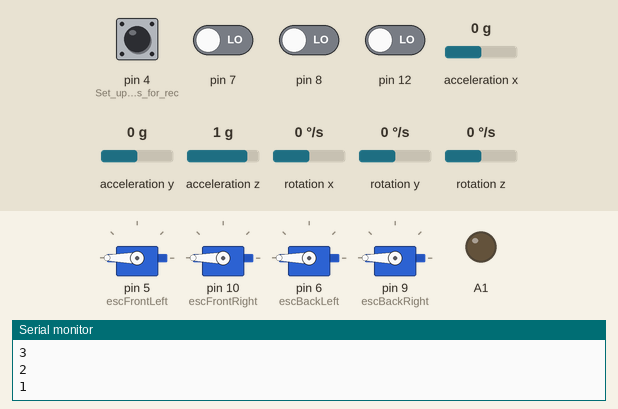
This sketch was run on a simulated Arduino Uno, built with avr-gcc and run on an emulated ATmega328P. On the bench: 4 × servo, output pins drawn as LEDs (lit = HIGH), the last lines printed to the serial monitor. Wiring (inferred from the names in the program): MPU-6050 motion sensor at I2C address 0x68. The test bench sets the inputs (shaded band); at power-on: pin 4 (Set_up_input_pins_for_rec), pin 7, pin 8, pin 12 LOW, acceleration z 1 g, acceleration x 0 g, acceleration y 0 g, rotation x 0 °/s, rotation y 0 °/s, rotation z 0 °/s.

Above: at 2.5 s.
At 4.5 s:
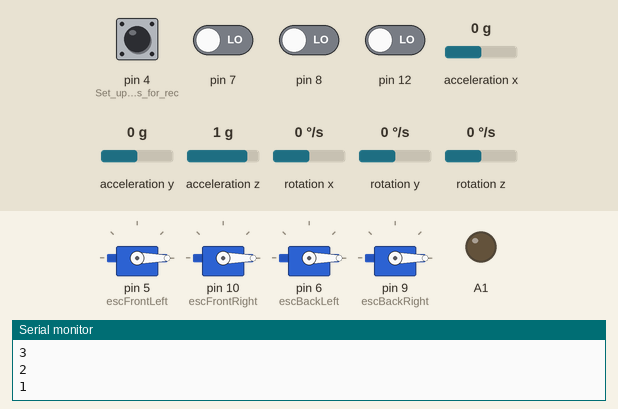
At 12.7 s:
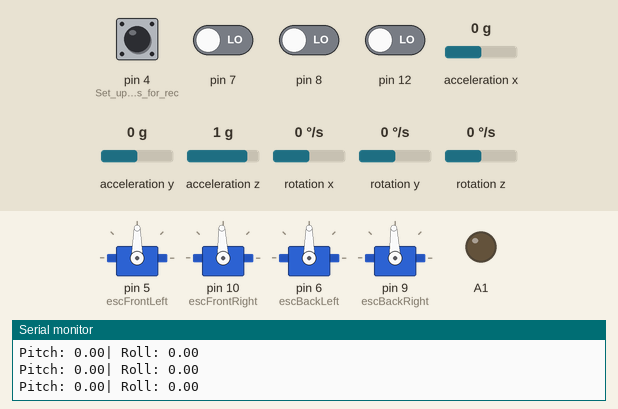
12.8 s: acceleration z set to 0 g
Timing chart, 0 to 15.8 s (numbered marks = the images above; inputs shaded):
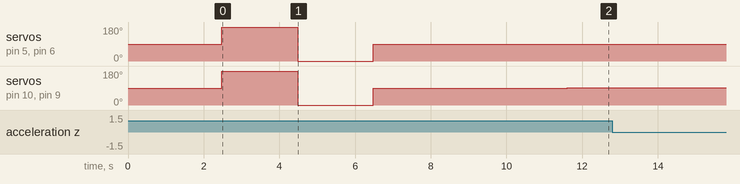

The sketch:

QuadcopterCode.ino
```cpp
/*
 * Construction Notes
 *
 *       ESC Layout
 *      (1)     (2)
 *         \   /
 *          ( )
 *         /   \
 *      (4)     (3)
 *
 * Pins in use:
 * ESC Pins: 5, 10, 9, 6 (1,2,3,4)
 * RC Pins: 4, 7, 8, 12 (Throttle, Altitude, Elevation, Ruddor)
 * Sonar Pins: A1, A2 (Trig, Echo)
 * Gyroscope Pins: A4, A5 (SDA, SCL)
 */
#include <Wire.h>
#include <Servo.h>
#include "Ultrasonic.h"
#define sensor(A0)

Ultrasonic ultrasonic(A1,A2); //Can change pins later if need be
Servo escFrontLeft; //ESC Stuff
Servo escFrontRight;
Servo escBackLeft;
Servo escBackRight;
int val;

//These values are input target values as recieved from the remote controller
double throtle; // Reciever Stuff
float pitch;
float roll;
double yaw;

int distance; // Sonar

// Movement Stuff
int moveNumber; //Determines how severly pitching, yawing, or rolling effects quadcopter.

//IMU(accelerometer stuff)
double gyro_x, gyro_y, gyro_z;
long acc_x, acc_y, acc_z, acc_total_vector;
double gyro_x_cal, gyro_y_cal, gyro_z_cal;
long loop_timer;
float angle_pitch, angle_roll;
int angle_pitch_buffer, angle_roll_buffer;
boolean set_gyro_angles;
float angle_roll_acc, angle_pitch_acc;
float angle_pitch_output, angle_roll_output;
float angle_pitch_output_cal, angle_roll_output_cal;


char sensorItterator;

/*
 * General Structure for PID controller
 * coefficient terms need to manually tuned to our drone
 * This structure is designed to work with the calculatePID method to get our adjustment factor for pitch and roll calculations
 * Since pitch and roll are determined by difference between front and back; left and right respectively, PID is used to calculate
 * adjustment to these values
 */

struct PID{
  unsigned long timeNow;  //time stored in PID for integral accumulator and derivative calculator;
  double target;
  double integralAccumulator;
  double derivative;
  double value;
  double proportionalCoefficient;
  double integralCoefficient;
  double derivativeCoefficient;
};

//PID variables
  struct PID pitchPID;
  struct PID rollPID;
  //Initialize calculated PID's
  double pitchAdjustment;
  double rollAdjustment;

void setup() {
  pinMode(4,INPUT); // Set up input pins for reciever
  pinMode(7,INPUT);
  pinMode(8,INPUT);
  pinMode(12,INPUT);
  Serial.begin(57600);

  //Initialize PID's here

  //Initialize PID coefficients
  pitchPID.integralCoefficient = 0;
  pitchPID.derivativeCoefficient = 0;//0.2
  pitchPID.proportionalCoefficient = 1;
  rollPID.integralCoefficient = 0;//0.001
  rollPID.derivativeCoefficient = 0.2;//0.2;
  rollPID.proportionalCoefficient = 1;
  //Initialize PID other values:
  pitchPID.target = 0; //Need to decide if this value should be transformed into an angle
  pitchPID.timeNow = millis();
  pitchPID.integralAccumulator = 0;
  rollPID.target = 0;
  rollPID.timeNow = millis();
  rollPID.integralAccumulator = 0;

  //initialize mpu6050
  Wire.begin();

  setup_mpu_6050_registers();                                          //Setup the registers of the MPU-6050 (500dfs / +/-8g) and start the gyro

  int itterations = 500;
  for (int cal_int = 0; cal_int < itterations ; cal_int ++){                  //Run this code 2000 times
    read_mpu_6050_data();                                              //Read the raw acc and gyro data from the MPU-6050
    gyro_x_cal += gyro_x;                                              //Add the gyro x-axis offset to the gyro_x_cal variable
    gyro_y_cal += gyro_y;                                              //Add the gyro y-axis offset to the gyro_y_cal variable
    gyro_z_cal += gyro_z;                                              //Add the gyro z-axis offset to the gyro_z_cal variable
    delay(3);
    Serial.println(itterations - cal_int);
  }
    gyro_x_cal /= itterations;
    gyro_y_cal /= itterations;
    gyro_z_cal /= itterations;

  escFrontLeft.attach(5); // Callibrate first ESC
  escFrontRight.attach(10); // Callibrate second ESC
  escBackLeft.attach(6); // Callibrate third ESC
  escBackRight.attach(9); // Calibrate fourth ESC.

  escFrontLeft.write(180);
  escFrontRight.write(180);
  escBackLeft.write(180);
  escBackRight.write(180);
  delay(2000);
  escFrontLeft.write(0);
  escFrontRight.write(0);
  escBackLeft.write(0);
  escBackRight.write(0);
  delay(2000);
  escFrontLeft.write(90);
  escFrontRight.write(90);
  escBackLeft.write(90);
  escBackRight.write(90);
  delay(5000);

  //initial sensor values.
  pitch = angle(recevierReadingChecker(pulseIn(8,HIGH,25000)));
  yaw = angle(recevierReadingChecker(pulseIn(12,HIGH, 25000)))/20*(-1);
  roll = angle(recevierReadingChecker(pulseIn(7,HIGH, 25000)));
  throtle = escData(recevierReadingChecker(pulseIn(4,HIGH,25000)));// Get information from remote controller
  if(throtle>0)
  {
      delay(100);
      throtle = escData(recevierReadingChecker(pulseIn(4,HIGH,25000)));// Get information from remote controller
  }
  sensorItterator = 0;
}

double bias1 = 2.0;
double bias2 = 2.0;
void loop() {

  switch(sensorItterator)
  {
    case 0:
      pitch = angle(recevierReadingChecker(pulseIn(8,HIGH,25000)));
      break;
    case 1:
      yaw = angle(recevierReadingChecker(pulseIn(12,HIGH, 25000)))/20*(-1);
      break;
    case 2:
      roll = angle(recevierReadingChecker(pulseIn(7,HIGH, 25000)));
      break;
    case 3:
      throtle = escData(recevierReadingChecker(pulseIn(4,HIGH,25000)));// Get information from remote controller
      break;
  }
  sensorItterator++;
  sensorItterator%=4;

  mpu6050();//updates accellerometer valuest
//  Serial.print("throtle: ");
//  Serial.println(throtle);
  //Get data from sonar and accellerometer
  //distance = ultrasonic.Ranging(1);//Reads distance in CM


  if((angle_pitch_output > 35) || (angle_pitch_output < -35) || (angle_roll_output > 35) || (angle_roll_output < -35)){
    shutdown();
  }


//  if(throtle > 2){
//      bias1 = 0;
//      bias2 = 0;
//  }
//  else{
//    bias1 = 2;
//    bias2 = 2;
//  }
  //Write throttle values
  if(throtle > 1){
    //                             (PID     ,accellerometer val,  target val)
    //pitchAdjustment = calculatePID(pitchPID, angle_pitch_output-1.0, pitch); DON'T USE
    //rollAdjustment = calculatePID(rollPID, angle_roll_output+4.0, roll);
    pitchAdjustment = calculatePID(pitchPID, angle_pitch_output-angle_pitch_output_cal, pitch);
    rollAdjustment = calculatePID(rollPID, angle_roll_output-angle_roll_output_cal, roll);

//    Serial.print("Pitch Adjustment: ");
//    Serial.print(pitchAdjustment);
//    Serial.print("Roll Adjustment: ");
//    Serial.print(rollAdjustment);
    escFrontLeft.write(safety((double)(90 + throtle + pitchAdjustment + rollAdjustment + yaw))); //+PIDPitch +PIDRoll
    escFrontRight.write(safety((double)(90 + throtle + pitchAdjustment - rollAdjustment - yaw+bias1)));
    escBackLeft.write(safety((double)(90 + throtle - pitchAdjustment + rollAdjustment - yaw)));
    escBackRight.write(safety((double)(90 + throtle - pitchAdjustment - rollAdjustment + yaw+bias2)));
//    Serial.print("escFrontLeft: ");
//    Serial.print(safety((double)(90 + throtle + pitchAdjustment + rollAdjustment + yaw)));
//    Serial.print("escFrontRight: ");
//    Serial.print(safety((double)(90 + throtle + pitchAdjustment - rollAdjustment - yaw+bias1)));
//    Serial.print("escBackLeft: ");
//    Serial.print(safety((double)(90 + throtle - pitchAdjustment + rollAdjustment - yaw)));
//    Serial.print("escBackRight: ");
//    Serial.print(safety((double)(90 + throtle - pitchAdjustment - rollAdjustment + yaw+bias2)));
//      Serial.println("Time 2: ");
//      Serial.println(millis());
  }
  else{
//    Serial.print("Pitch: ");
//    Serial.print(angle_pitch);
//    Serial.print("Roll: ");
//    Serial.print(angle_roll);
    angle_pitch_output_cal = angle_pitch_output;
    angle_roll_output_cal = angle_roll_output;
//    angle_pitch = 0;       DON-T USE
//    angle_roll = 0;
    read_mpu_6050_data();                                              //Read the raw acc and gyro data from the MPU-6050
    escFrontLeft.write(safety((double)(90 + throtle))); //+PIDPitch +PIDRoll
    escFrontRight.write(safety((double)(90 + throtle+bias1)));
    escBackLeft.write(safety((double)(90 + throtle)));
    escBackRight.write(safety((double)(90 + throtle+bias2)));

//    Serial.print("escFrontLeft: ");
//    Serial.print(safety((double)(90 + throtle)));
//    Serial.print("escFrontRight: ");
//    Serial.print(safety((double)(90 + throtle+bias1)));
//    Serial.print("escBackLeft: ");
//    Serial.print(safety((double)(90 + throtle)));
//    Serial.print("escBackRight: ");
//    Serial.print(safety((double)(90 + throtle+bias2)));
//      Serial.println("Time 1: ");
//      Serial.println(millis());
  }
//  // Print troubleshooting data

// Print troubleshooting data.
    Serial.print("Pitch: " ); Serial.print(angle_pitch_output-angle_pitch_output_cal);
    Serial.print("| Roll: "); Serial.println(angle_roll_output-angle_roll_output_cal);
//  Serial.println();

}

int adjustC = 1;
double adjust(double i){
  if((i  > adjustC) ){
    return adjustC;
  }
  else if(i < (-adjustC)){
    return (-adjustC);
  }
  else{
    return i;
  }
}

void shutdown(){
  escFrontLeft.write(90);
  escFrontRight.write(90);
  escBackLeft.write(90);
  escBackRight.write(90);
  int i = 0;
  while(i == 0){
    i =0;
  }
}

float safety(float data){
  if(data > 115){
    return 115;
  }
  else if(data < 90){
    return 90;
  }
  else{
    return data;
  }

}

float recevierReadingChecker(float x){ // Clips Reviecer input to a certain range.

  if(x < 1070){
    return 1070.0;
  }
 if(x > 1900){
    return 1900.0;
  }
  return x;
}

float escData(float x){ // Get throtle data converted.
  return ((x-1070)*10.0/830.0);
}


// Return values are place holders
// This function determines the desired angle for either pitching or yawing
float angle(float x){
  if ((1470 < x) ||(x <= 1520)){
    return 0;
  }
  else if(x < 1470){
    if ( (1230 < x) || (x <= 1310)){
      return 9;
    }
    else if (x <= 1230){
      if( x <= 1150){
        return 15;
      }
      else{
        return 12;
      }
    }
    else{
      if (x <= 1310){
        return 6;
      }
      else{
        return 3;
      }
    }
  }
  else{
    if ( (1680 < x) || (x <= 1760)){
      return -9;
    }
    else if (x <= 1680){
      if(1820 < x){
        return -15;
      }
      else{
        return -12;
      }
    }
    else{
      if (x <= 1600){
        return -3;
      }
      else{
        return -6;
      }
    }

  }
}


//Updates values in PID struct, and returns PID adjustment
//This could be used for pitch and roll calculations in conjunction
//with accellerometer readings, and/or height adjustments with sonar readings
double calculatePID(struct PID data, float currentValue, float currentTarget)
{
  data.target = currentTarget;
  unsigned long timeUpdate = millis();
  data.derivative = (double)((currentValue-data.value)/(timeUpdate - data.timeNow));
  data.integralAccumulator += (double)((data.target-currentValue) * (timeUpdate - data.timeNow));
  data.value = (double)currentValue;
  data.timeNow = timeUpdate;
  return double((data.target - data.value) * (data.proportionalCoefficient + data.integralAccumulator * data.integralCoefficient + data.derivative * data.derivativeCoefficient));
}

float constant = 0.0016;
void mpu6050(){

  read_mpu_6050_data();                                                //Read the raw acc and gyro data from the MPU-6050

  gyro_x -= gyro_x_cal;                                                //Subtract the offset calibration value from the raw gyro_x value
  gyro_y -= gyro_y_cal;                                                //Subtract the offset calibration value from the raw gyro_y value
  gyro_z -= gyro_z_cal;                                                //Subtract the offset calibration value from the raw gyro_z value

  //Gyro angle calculations
  angle_pitch += gyro_x * constant;
  angle_roll += gyro_y * constant;

  angle_pitch += angle_roll * sin(gyro_z * constant*(3.14159265358979/180));               //If the IMU has yawed transfer the roll angle to the pitch angel
  angle_roll -= angle_pitch * sin(gyro_z * constant*(3.14159265358979/180));               //If the IMU has yawed transfer the pitch angle to the roll angel

  //Accelerometer angle calculations
  acc_total_vector = sqrt((acc_x*acc_x)+(acc_y*acc_y)+(acc_z*acc_z));
  angle_pitch_acc = asin((float)acc_y/acc_total_vector)* 57.296;
  angle_roll_acc = asin((float)acc_x/acc_total_vector)* -57.296;


  angle_pitch_acc -= 0.0;                                              //Accelerometer calibration value for pitch
  angle_roll_acc -= 0.0;                                               //Accelerometer calibration value for roll

  if(set_gyro_angles){                                                 //If the IMU is already started
    angle_pitch = angle_pitch * 0.95 + angle_pitch_acc * 0.05;
    angle_roll = angle_roll * 0.95 + angle_roll_acc * 0.05;
  }
  else{                                                                //At first start
    angle_pitch = angle_pitch_acc;
    angle_roll = angle_roll_acc;
    set_gyro_angles = true;
  }
  //To dampen the pitch and roll angles a complementary filter is used
  angle_pitch_output = (angle_pitch_output * 0.996 + angle_pitch * 0.004);
  angle_roll_output = (angle_roll_output * 0.996 + angle_roll * 0.004);
}

void read_mpu_6050_data(){                                             //Subroutine for reading the raw gyro and accelerometer data
  Wire.beginTransmission(0x68);
  Wire.write(0x3B);
  Wire.endTransmission();
  Wire.requestFrom(0x68,14);
  while(Wire.available() < 14);
  acc_x = Wire.read()<<8|Wire.read();
  acc_y = Wire.read()<<8|Wire.read();
  acc_z = Wire.read()<<8|Wire.read();
  gyro_x = Wire.read()<<8|Wire.read();
  gyro_y = Wire.read()<<8|Wire.read();
  gyro_z = Wire.read()<<8|Wire.read();

}

void setup_mpu_6050_registers(){
  //Activate the MPU-6050
  Wire.beginTransmission(0x68);
  Wire.write(0x6B);
  Wire.write(0x00);
  Wire.endTransmission();
  //Configure the accelerometer
  Wire.beginTransmission(0x68);
  Wire.write(0x1C);
  Wire.write(0x10);
  Wire.endTransmission();
  //Configure the gyro
  Wire.beginTransmission(0x68);
  Wire.write(0x1B);
  Wire.write(0x08);
  Wire.endTransmission();
}
```

Ultrasonic.cpp
```cpp
// (licence header left out)
#if ARDUINO >= 100
  #include "Arduino.h"
#else
  #include "WProgram.h"
#endif

#include "Ultrasonic.h"

Ultrasonic::Ultrasonic(int TP, int EP)
{
   pinMode(TP,OUTPUT);
   pinMode(EP,INPUT);
   Trig_pin=TP;
   Echo_pin=EP;
   Time_out=3000;  // 3000 µs = 50cm // 30000 µs = 5 m
}

Ultrasonic::Ultrasonic(int TP, int EP, long TO)
{
   pinMode(TP,OUTPUT);
   pinMode(EP,INPUT);
   Trig_pin=TP;
   Echo_pin=EP;
   Time_out=TO;
}

long Ultrasonic::Timing()
{
  digitalWrite(Trig_pin, LOW);
  delayMicroseconds(2);
  digitalWrite(Trig_pin, HIGH);
  delayMicroseconds(10);
  digitalWrite(Trig_pin, LOW);
  duration = pulseIn(Echo_pin,HIGH,Time_out);
  if ( duration == 0 ) {
	duration = Time_out; }
  return duration;
}

long Ultrasonic::Ranging(int sys)
{
  Timing();
  if (sys) {
	distance_cm = duration /29 / 2 ;
	return distance_cm;
  } else {
	distance_inc = duration / 74 / 2;
	return distance_inc; }
}
```

Ultrasonic.h
```cpp
// (licence header left out)
#ifndef Ultrasonic_h
#define Ultrasonic_h

#if ARDUINO >= 100
  #include "Arduino.h"
#else
  #include "WProgram.h"
#endif

#define CM 1
#define INC 0

class Ultrasonic
{
  public:
    Ultrasonic(int TP, int EP);
	  Ultrasonic(int TP, int EP, long TO);
    long Timing();
    long Ranging(int sys);

  private:
    int Trig_pin;
    int Echo_pin;
	  long Time_out;
    long duration,distance_cm,distance_inc;
};

#endif
```
